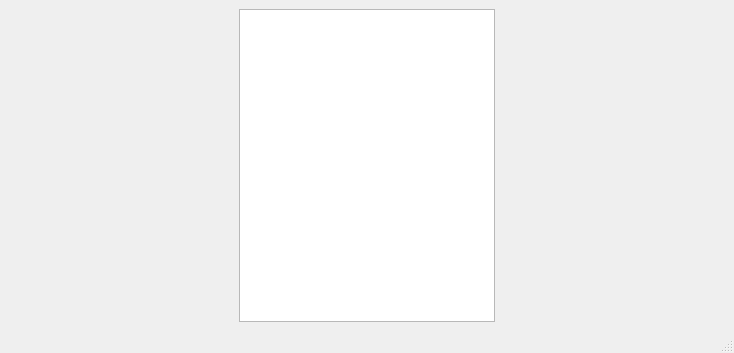
<?xml version="1.0" encoding="UTF-8"?>
<ui version="4.0">
 <class>MainWindow</class>
 <widget class="QMainWindow" name="MainWindow">
  <property name="geometry">
   <rect>
    <x>0</x>
    <y>0</y>
    <width>734</width>
    <height>353</height>
   </rect>
  </property>
  <property name="windowTitle">
   <string>MainWindow</string>
  </property>
  <widget class="QWidget" name="centralwidget">
   <layout class="QHBoxLayout" name="horizontalLayout_2">
    <item>
     <layout class="QHBoxLayout" name="horizontalLayout">
      <item>
       <widget class="QTreeView" name="treeView">
        <property name="sizePolicy">
         <sizepolicy hsizetype="Fixed" vsizetype="Expanding">
          <horstretch>0</horstretch>
          <verstretch>0</verstretch>
         </sizepolicy>
        </property>
       </widget>
      </item>
      <item>
       <layout class="QHBoxLayout" name="widgetContainerLayout"/>
      </item>
     </layout>
    </item>
   </layout>
  </widget>
  <widget class="QMenuBar" name="menubar">
   <property name="geometry">
    <rect>
     <x>0</x>
     <y>0</y>
     <width>734</width>
     <height>22</height>
    </rect>
   </property>
  </widget>
  <widget class="QStatusBar" name="statusbar"/>
 </widget>
 <resources/>
 <connections/>
</ui>
